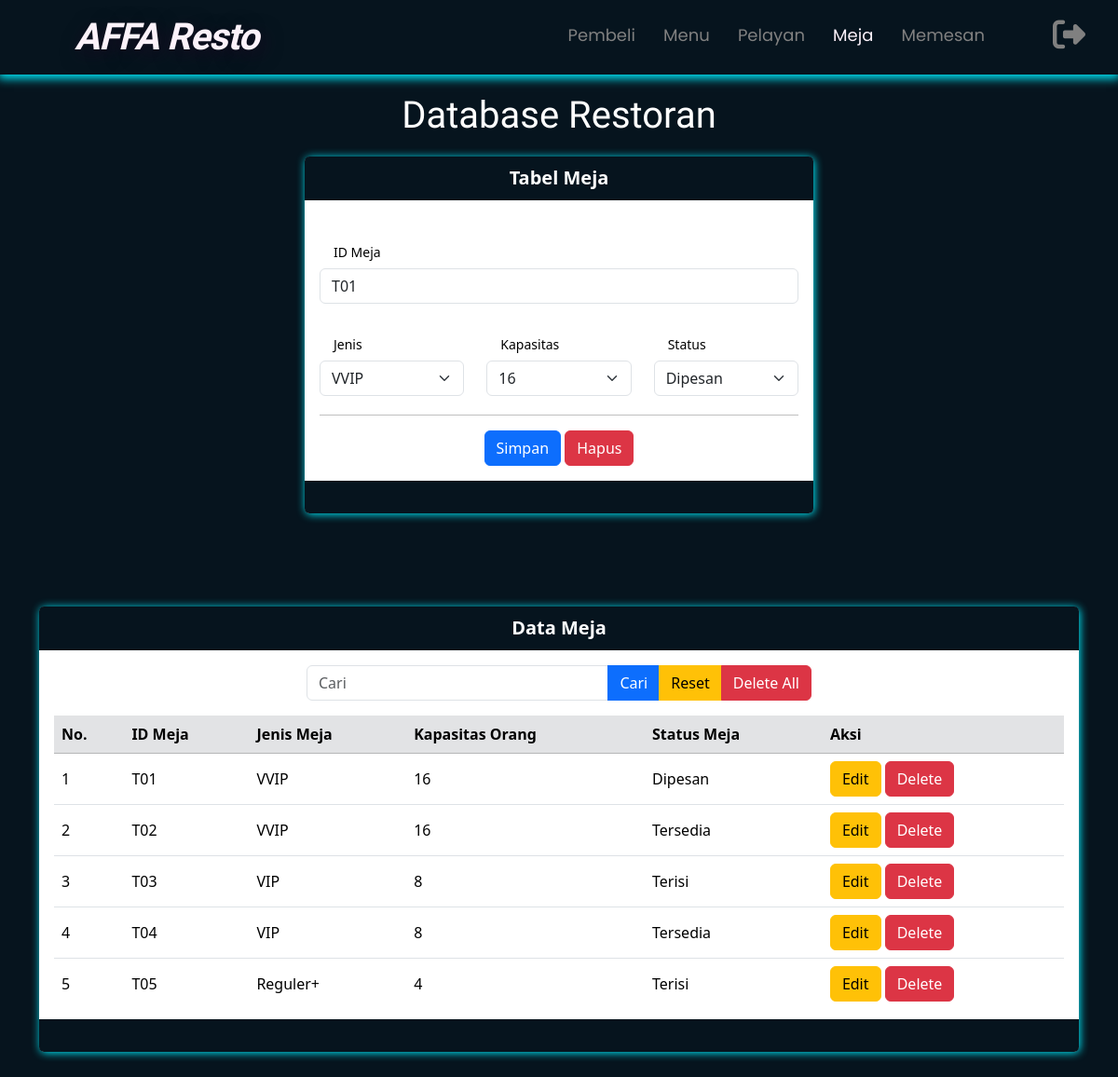
The page /meja.php?hal=edit&id=T01 on the database its author committed.
### tables this page shows
CREATE TABLE `meja` (
  `id_meja` varchar(5) NOT NULL,
  `jenis` varchar(10) NOT NULL,
  `kapasitas` int(3) NOT NULL,
  `status` varchar(10) NOT NULL
);

### meja.php (the view, shortened to what this page needs)
<?php
$server = "localhost";
$user = "root";
$password = "";
$database = "tubesBD_Restoran";
$koneksi = mysqli_connect($server, $user, $password, $database) or die(mysqli_error($koneksi));
$vid_meja = "";
$vjenis = "";
$vkapasitas = "";
$vstatus = "";
if (isset($_GET['hal'])) {
    if ($_GET['hal'] == "edit") {
        $tampil = mysqli_query($koneksi, "SELECT * FROM meja WHERE id_meja = '$_GET[id]' ");
        $data = mysqli_fetch_array($tampil);
        if ($data) {
            $vid_meja = $data['id_meja'];
            $vjenis = $data['jenis'];
            $vkapasitas = $data['kapasitas'];
            $vstatus = $data['status'];
        }
    } else if ($_GET['hal'] == "delete") {
        $hapus = mysqli_query($koneksi, "DELETE FROM meja WHERE id_meja = '$_GET[id]' ");
        if ($hapus) {
            $delete_sukses = true;
        } else {
            $delete_gagal = true;
        }
    }
}
?>
<!doctype html>
<html lang="en">
<head>
    <link href="https://cdn.jsdelivr.net/npm/bootstrap@5.3.2/dist/css/bootstrap.min.css" rel="stylesheet">
    <link rel="stylesheet" href="https://cdnjs.cloudflare.com/ajax/libs/font-awesome/6.4.2/css/all.min.css" />
</head>
<body>
    <nav>
        <a href="meja.php"><label class="logo" style="font-family: Agbalumo;">AFFA Resto</label></a>
        <ul class="nav-links">
            <li><a href="pembeli.php" class="link-nav">Pembeli</a></li>
            <li><a href="menu.php" class="link-nav">Menu</a></li>
            <li><a href="pelayan.php" class="link-nav">Pelayan</a></li>
            <li><a href="meja.php" class="link-nav active">Meja</a></li>
            <li><a href="memesan.php" class="link-nav">Memesan</a></li>
        </ul>
        <a href="Halamanlogin/login.php" onclick="return confirm('Apakah anda yakin ingin logout')"><i class="fa-solid fa-right-from-bracket"></i></a>
    </nav>
    <div class="container">
        <h1 class="text-center">Database Restoran</h1>
        <div class="row">
            <div class="col-md-6 mx-auto">
                <div class="card">
                    <div class="card-header text-center">
                        Tabel Meja
                    </div>
                    <div class="card-body">
                        <form method="post">
                            <div class="mb-1">
                                <label class="form-label">ID Meja</label>
                                <h5>ID Meja</h5>
                                <input type="text" name="tid_meja" value="<?= $vid_meja ?>" class="form-control" placeholder="Masukkan ID Meja">
                            </div>
                            <div class="row">
                                <div class="col">
                                    <div class="mb-1">
                                        <label class="form-label">Jenis</label>
                                        <h5>Jenis</h5>
                                        <select class="form-select" name="tjenis">
                                            <option value="<?= $vjenis ?>"><?= $vjenis ?></option>
                                        </select>
                                    </div>
                                </div>
                                <div class="col">
                                    <div class="mb-1">
                                        <label class="form-label">Kapasitas</label>
                                        <h5>Kapasitas</h5>
                                        <select class="form-select" name="tkapasitas">
                                            <option value="<?= $vkapasitas ?>"><?= $vkapasitas ?></option>
                                        </select>
                                    </div>
                                </div>
                                <div class="col">
                                    <div class="mb-1">
                                        <label class="form-label">Status</label>
                                        <h5>Status</h5>
                                        <select class="form-select" name="tstatus">
                                            <option value="<?= $vstatus ?>"><?= $vstatus ?></option>
                                        </select>
                                    </div>
                                </div>
                            </div>
                            <div class="text-center">
                                <hr>
                                <button class="btn btn-primary" name="bsimpan" type="submit">Simpan</button>
                                <button class="btn btn-danger" name="bhapus" type="reset">Hapus</button>
                            </div>
                        </form>
                    </div>
                    <div class="card-footer">
                    </div>
                </div>
            </div>
        </div>
        <div class="card">
            <div class="card-header text-center">
                Data Meja
            </div>
            <div class="card-body">
                <div class="col-md-6 mx-auto">
                    <form method="post">
                        <div class="input-group mb-3">
                            <input type="text" name="tcari" value="<?= isset($_POST['tcari']) ? $_POST['tcari'] : ''; ?>" class="form-control" placeholder="Cari">
                            <button class="btn btn-primary" name="bcari" type="submit">Cari</button>
                            <button class="btn btn-warning" name="breset" type="submit">Reset</button>
                            <button class="btn btn-danger" name="bdeleteall" type="submit">Delete All</button>
                        </div>
                    </form>
                </div>
                <div class="table-content">
                    <table class="table table-hover">
                        <tr class="table-secondary">
                            <th>No.</th>
                            <th>ID Meja</th>
                            <th>Jenis Meja</th>
                            <th>Kapasitas Orang</th>
                            <th>Status Meja</th>
                            <th>Aksi</th>
                        </tr>
                        <?php
                        $no = 1;
                        if (isset($_POST['bcari'])) {
                            $keyword = $_POST['tcari'];
                            $q = "SELECT * FROM meja WHERE id_meja like '%$keyword%' or jenis like '%$keyword%' or kapasitas like '%$keyword%'
                        or status like '%$keyword%' order by id_meja asc";
                        } else {
                            $q = "SELECT * FROM meja order by id_meja asc";
                        }
                        $tampil = mysqli_query($koneksi, $q);
                        while ($data = mysqli_fetch_array($tampil)) :
                        ?>
                            <tr>
                                <td><?= $no++ ?></td>
                                <td><?= $data['id_meja'] ?></td>
                                <td><?= $data['jenis'] ?></td>
                                <td><?= $data['kapasitas'] ?></td>
                                <td><?= $data['status'] ?></td>
                                <td>
                                    <a href="meja.php?hal=edit&id=<?= $data['id_meja'] ?>" class="btn btn-warning">Edit</a>
                                    <a href="meja.php?hal=delete&id=<?= $data['id_meja'] ?>" class="btn btn-danger" onclick="return confirm('Apakah anda yakin akan hapus data ini')">Delete</a>
                                </td>
                            </tr>
                        <?php endwhile;
                        ?>
                    </table>
                </div>
            </div>
            <div class="card-footer">
            </div>
        </div>
    </div>
</body>
</html>

### meja.php (style rules this page uses)
*, html, body { padding: 0; margin: 0; box-sizing: border-box; scroll-behavior: smooth; }
body { background-color: var(--dark-blue); }
:root { --blue: #0ef; --white: #fcf2fa; --dark-blue: #06141e; --trans-blc: rgba(0, 0, 0, 0.9); --shadow-nav: 0 2px 10px 2px #0ef; --shadow: 1px 1px 10px 0 #0ef; }
nav { position: sticky; position: -webkit-sticky; top: 0; z-index: 1; margin: auto; background: var(--dark-blue); box-shadow: var(--shadow-nav); height: 80px; width: 100%; }
label.logo { color: var(--white); font-size: 40px; line-height: 80px; padding: 0 80px; letter-spacing: -1px; font-weight: 800; font-style: italic; transition: 0.2s ease; text-shadow: 3px 5px 20px #230622aa; cursor: pointer; }
nav ul { float: right; margin-right: 130px; }
nav ul li { display: inline-block; line-height: 75px; }
nav ul li .link-nav { align-items: center; color: grey; font-size: 18px; padding: 7px 13px; text-decoration: none; }
.link-nav ::before { content: ""; position: absolute; width: 0; height: 2px; background-color: skyblue; bottom: -2px; left: 0; transition: width 0.3s ease; }
.link-nav { color: White; }
h1.text-center { text-align: center; margin-top: 20px; color: white; font-family: Agbalumo; margin-bottom: 20px; }
.card-header { background-color: var(--dark-blue); font-weight: bold; font-size: 20px; }
.card-footer { background-color: var(--dark-blue); height: 35px; }
.card { box-shadow: var(--shadow); border: none; color: white; margin-bottom: 100px; }
hr { color: black; }
nav a { font-family: Poppins; position: relative; text-decoration: none; transition: 0.2s; }
nav a::before { content: ""; position: absolute; width: 0; height: 3px; background-color: var(--blue); bottom: -2px; left: 0; transition: width 0.3s ease; }
nav li a.active { color: var(--white); }
.table-content { height: 310px; overflow-x: auto; }
table { table-layout: auto; }
th { position: sticky; top: 0; }
td { vertical-align: middle; }
h5 { padding-left: 15px; color: black; font-size: 14px; font-weight: 400; }
.fa-right-from-bracket { position: fixed; top: 20px; right: 35px; color: grey; cursor: pointer; font-size: 35px; z-index: 999; transition: 0.5s; }

### rows shown on the page
meja: tid_meja "T01", tjenis "VVIP", tkapasitas "16", tstatus "Dipesan", id_meja "T01", jenis "VVIP", kapasitas "16", status "Dipesan"
meja: id_meja "T02", jenis "VVIP", kapasitas "16", status "Tersedia"
meja: id_meja "T03", jenis "VIP", kapasitas "8", status "Terisi"
meja: id_meja "T04", jenis "VIP", kapasitas "8", status "Tersedia"
meja: id_meja "T05", jenis "Reguler+", kapasitas "4", status "Terisi"
